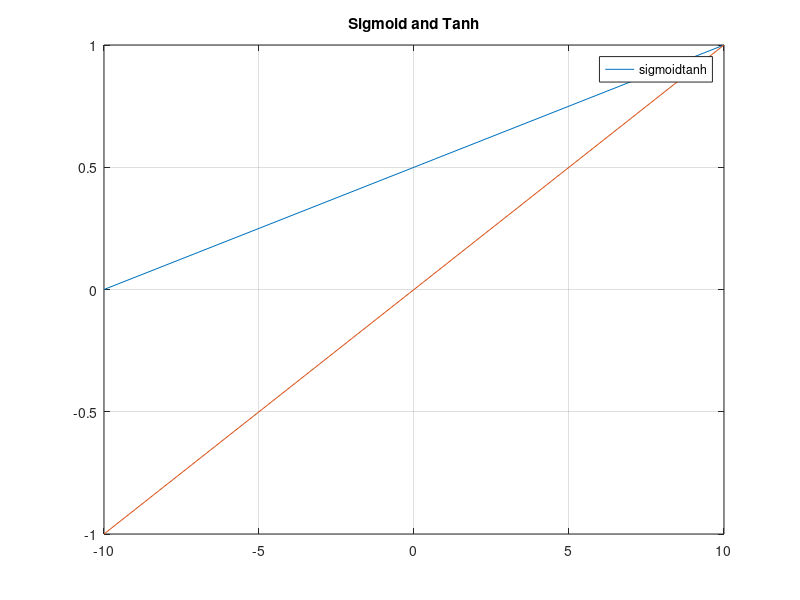
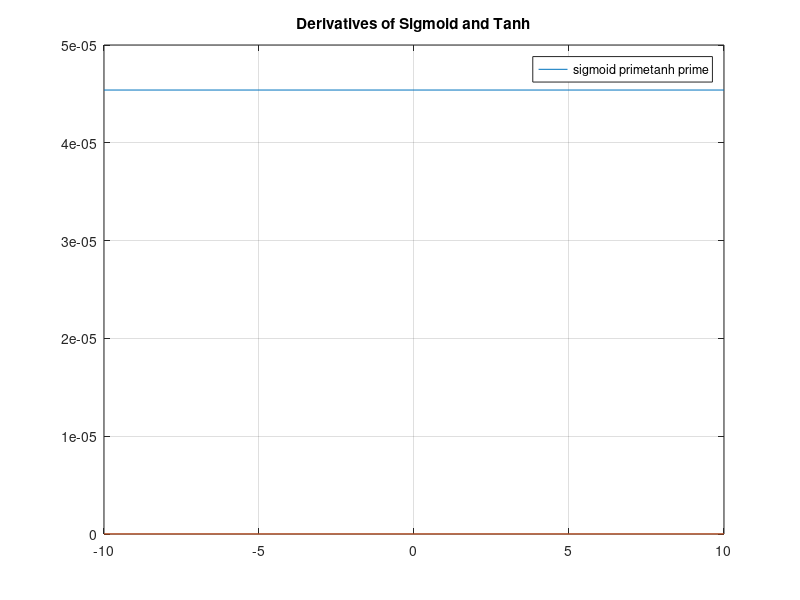

These figures' MATLAB source, in order:
clear,clc,close all
fileName = 'analysis_exp2.pdf';

sigmoid_func = @(x) sigmf(x,[1,0]);
tanh_func = @(x) tanh(x);

sigmoid_der = @(x) sigmoid_func(x).*(1-sigmoid_func(x));
tanh_der = @(x) 1 - tanh(x).^2;

range = [-10 10];

f1 = figure;
fplot(sigmoid_func, range, LineWidth=2)
hold on;
fplot(tanh_func, range, LineWidth=2)
grid on;
legend(["sigmoid", "tanh"]);
title("Sigmoid and Tanh");

f2 = figure;
fplot(sigmoid_der, range, LineWidth=2)
hold on;
fplot(tanh_der, range, LineWidth=2)
grid on;
legend(["sigmoid prime", "tanh prime"]);
title("Derivatives of Sigmoid and Tanh");

exportgraphics(f1, "sig_vs_tanh.pdf", "ContentType","vector");
exportgraphics(f2, "der_sig_vs_der_tanh.pdf", "ContentType","vector");